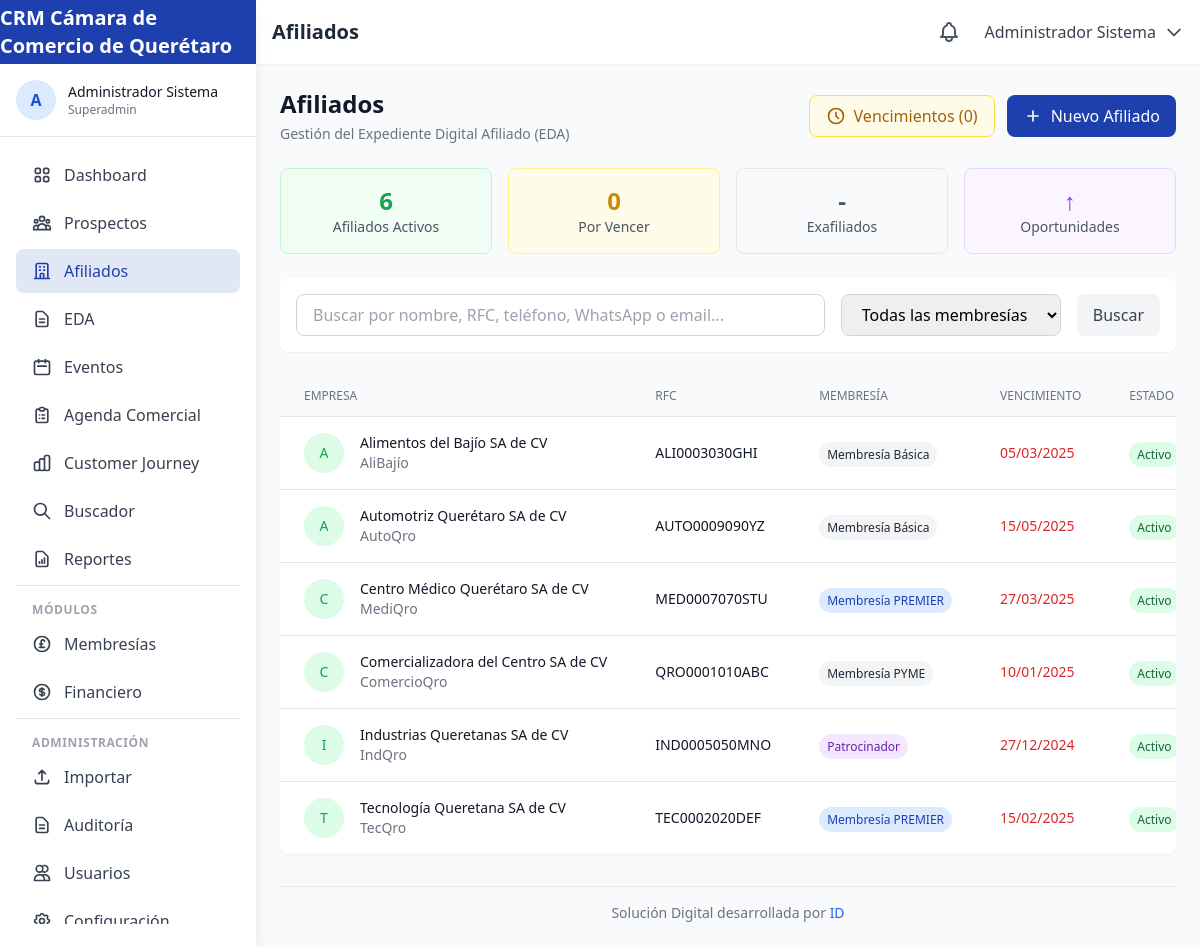
Screenshot of /afiliados (signed in) with the database file from the repository.
### tables this page shows
CREATE TABLE IF NOT EXISTS `affiliations` (
    `id` INT UNSIGNED AUTO_INCREMENT PRIMARY KEY,
    `contact_id` INT UNSIGNED NOT NULL,
    `membership_type_id` INT UNSIGNED NOT NULL,
    `affiliate_user_id` INT UNSIGNED COMMENT 'Usuario afiliador que realizó la venta',
    `affiliation_date` DATE NOT NULL,
    `expiration_date` DATE NOT NULL,
    `status` ENUM('active', 'expired', 'cancelled', 'pending_payment') DEFAULT 'active',
    `payment_status` ENUM('paid', 'pending', 'partial') DEFAULT 'pending',
    `amount` DECIMAL(10,2) NOT NULL,
    `payment_method` VARCHAR(50),
    `payment_reference` VARCHAR(100),
    `invoice_number` VARCHAR(50),
    `invoice_status` ENUM('invoiced', 'pending', 'not_required') DEFAULT 'pending',
    `notes` TEXT,
    `created_at` TIMESTAMP DEFAULT CURRENT_TIMESTAMP,
    `updated_at` TIMESTAMP DEFAULT CURRENT_TIMESTAMP ON UPDATE CURRENT_TIMESTAMP,
    FOREIGN KEY (`contact_id`) REFERENCES `contacts`(`id`) ON DELETE CASCADE,
    FOREIGN KEY (`membership_type_id`) REFERENCES `membership_types`(`id`),
    FOREIGN KEY (`affiliate_user_id`) REFERENCES `users`(`id`) ON DELETE SET NULL,
    INDEX `idx_expiration` (`expiration_date`),
    INDEX `idx_status` (`status`)
);

CREATE TABLE IF NOT EXISTS `contacts` (
    `id` INT UNSIGNED AUTO_INCREMENT PRIMARY KEY,
    `rfc` VARCHAR(13) UNIQUE,
    `whatsapp` VARCHAR(20),
    `contact_type` ENUM('afiliado', 'exafiliado', 'prospecto', 'nuevo_usuario', 'funcionario', 'publico_general', 'consejero_propietario', 'consejero_invitado', 'mesa_directiva') DEFAULT 'nuevo_usuario',
    `business_name` VARCHAR(255),
    `commercial_name` VARCHAR(255),
    `owner_name` VARCHAR(255),
    `legal_representative` VARCHAR(255),
    `corporate_email` VARCHAR(255),
    `phone` VARCHAR(20),
    `industry` VARCHAR(100),
    `niza_classification` VARCHAR(10),
    `products_sells` JSON COMMENT '4 principales productos que vende',
    `products_buys` JSON COMMENT '2 principales productos que compra',
    `discount_percentage` DECIMAL(5,2) DEFAULT 0,
    `commercial_address` TEXT,
    `fiscal_address` TEXT,
    `city` VARCHAR(100),
    `state` VARCHAR(100) DEFAULT 'Querétaro',
    `postal_code` VARCHAR(10),
    `google_maps_url` VARCHAR(500),
    `website` VARCHAR(255),
    `facebook` VARCHAR(255),
    `instagram` VARCHAR(255),
    `linkedin` VARCHAR(255),
    `twitter` VARCHAR(255),
    `whatsapp_sales` VARCHAR(20),
    `whatsapp_purchases` VARCHAR(20),
    `whatsapp_admin` VARCHAR(20),
    `profile_completion` TINYINT UNSIGNED DEFAULT 0 COMMENT 'Porcentaje de completitud 0-100',
    `completion_stage` ENUM('A', 'B', 'C') DEFAULT 'A',
    `assigned_affiliate_id` INT UNSIGNED COMMENT 'Afiliador asignado',
    `source_channel` ENUM('chatbot', 'alta_directa', 'evento_gratuito', 'evento_pagado', 'buscador', 'jefatura_comercial') DEFAULT 'alta_directa',
    `notes` TEXT,
    `is_validated` TINYINT(1) DEFAULT 0 COMMENT 'Para consejeros y mesa directiva',
    `validated_by` INT UNSIGNED,
    `created_at` TIMESTAMP DEFAULT CURRENT_TIMESTAMP,
    `updated_at` TIMESTAMP DEFAULT CURRENT_TIMESTAMP ON UPDATE CURRENT_TIMESTAMP,
    FOREIGN KEY (`assigned_affiliate_id`) REFERENCES `users`(`id`) ON DELETE SET NULL,
    FOREIGN KEY (`validated_by`) REFERENCES `users`(`id`) ON DELETE SET NULL,
    INDEX `idx_contact_type` (`contact_type`),
    INDEX `idx_rfc` (`rfc`),
    INDEX `idx_whatsapp` (`whatsapp`)
);

CREATE TABLE IF NOT EXISTS `membership_types` (
    `id` INT UNSIGNED AUTO_INCREMENT PRIMARY KEY,
    `name` VARCHAR(100) NOT NULL,
    `code` VARCHAR(20) NOT NULL UNIQUE,
    `price` DECIMAL(10,2) NOT NULL,
    `duration_days` INT DEFAULT 360,
    `benefits` JSON,
    `is_active` TINYINT(1) DEFAULT 1,
    `created_at` TIMESTAMP DEFAULT CURRENT_TIMESTAMP
);

### app/views/affiliates/index.php (the view, shortened to what the rows shown need)
<div class="space-y-6">
    <div class="flex flex-col sm:flex-row sm:items-center sm:justify-between">
        <div>
            <h2 class="text-2xl font-bold text-gray-900">Afiliados</h2>
        </div>
    </div>
    <div class="bg-white rounded-lg shadow-sm overflow-hidden">
        <div class="overflow-x-auto">
            <table class="min-w-full divide-y divide-gray-200">
                <thead class="bg-gray-50">
                    <tr>
                        <th class="px-6 py-3 text-left text-xs font-medium text-gray-500 uppercase">Empresa</th>
                        <th class="px-6 py-3 text-left text-xs font-medium text-gray-500 uppercase">RFC</th>
                        <th class="px-6 py-3 text-left text-xs font-medium text-gray-500 uppercase">Membresía</th>
                        <th class="px-6 py-3 text-left text-xs font-medium text-gray-500 uppercase">Vencimiento</th>
                        <th class="px-6 py-3 text-left text-xs font-medium text-gray-500 uppercase">Estado</th>
                    </tr>
                </thead>
                <tbody class="bg-white divide-y divide-gray-200">
                    <?php if (empty($affiliates)): ?>
                    <tr>
                        <td colspan="7" class="px-6 py-12 text-center text-gray-500">
                            No hay afiliados registrados
                        </td>
                    </tr>
                    <?php else: ?>
                    <?php foreach ($affiliates as $affiliate):
                        $daysToExpire = $affiliate['expiration_date'] ?
                            floor((strtotime($affiliate['expiration_date']) - time()) / 86400) : null;
                        $expirationStatus = 'active';
                        if ($daysToExpire !== null) {
                            if ($daysToExpire < 0) $expirationStatus = 'expired';
                            elseif ($daysToExpire <= 30) $expirationStatus = 'warning';
                        }
                    ?>
                    <tr class="hover:bg-gray-50">
                        <td class="px-6 py-4 whitespace-nowrap">
                            <div class="flex items-center">
                                <div class="flex-shrink-0 h-10 w-10 bg-green-100 rounded-full flex items-center justify-center">
                                    <span class="text-green-600 font-medium text-sm">
                                        <?php echo substr($affiliate['business_name'] ?? 'A', 0, 1); ?>
                                    </span>
                                </div>
                                <div class="ml-4">
                                    <div class="text-sm font-medium text-gray-900">
                                        <?php echo htmlspecialchars($affiliate['business_name'] ?? ''); ?>
                                    </div>
                                    <div class="text-sm text-gray-500">
                                        <?php echo htmlspecialchars($affiliate['commercial_name'] ?? ''); ?>
                                    </div>
                                </div>
                            </div>
                        </td>
                        <td class="px-6 py-4 whitespace-nowrap text-sm text-gray-900">
                            <?php echo htmlspecialchars($affiliate['rfc'] ?? '-'); ?>
                        </td>
                        <td class="px-6 py-4 whitespace-nowrap">
                            <span class="px-2 py-1 text-xs font-medium rounded-full
                                <?php echo ($affiliate['membership_code'] ?? '') === 'PATROCINADOR' ? 'bg-purple-100 text-purple-800' :
                                          (($affiliate['membership_code'] ?? '') === 'PREMIER' ? 'bg-blue-100 text-blue-800' :
                                          'bg-gray-100 text-gray-800'); ?>">
                                <?php echo htmlspecialchars($affiliate['membership_name'] ?? 'Sin membresía'); ?>
                            </span>
                        </td>
                        <td class="px-6 py-4 whitespace-nowrap text-sm">
                            <?php if ($affiliate['expiration_date']): ?>
                            <span class="<?php echo $expirationStatus === 'expired' ? 'text-red-600' :
                                                   ($expirationStatus === 'warning' ? 'text-yellow-600' : 'text-gray-900'); ?>">
                                <?php echo date('d/m/Y', strtotime($affiliate['expiration_date'])); ?>
                            </span>
                            <?php else: ?>
                            <span class="text-gray-500">-</span>
                            <?php endif; ?>
                        </td>
                        <td class="px-6 py-4 whitespace-nowrap">
                            <span class="px-2 py-1 text-xs rounded-full
                                <?php echo ($affiliate['affiliation_status'] ?? '') === 'active' ? 'bg-green-100 text-green-800' : 'bg-red-100 text-red-800'; ?>">
                                <?php echo ($affiliate['affiliation_status'] ?? '') === 'active' ? 'Activo' : 'Inactivo'; ?>
                            </span>
                        </td>
                    </tr>
                    <?php endforeach; ?>
                    <?php endif; ?>
                </tbody>
            </table>
        </div>
    </div>
</div>

### rows the page displays
affiliations: contact.business_name "A", contact.business_name "Alimentos del Bajío SA de CV", contact.commercial_name "AliBajío", contact.rfc "ALI0003030GHI", membership_type.name "Membresía Básica", expiration_date "05/03/2025", status "Activo"
affiliations: contact.business_name "A", contact.business_name "Automotriz Querétaro SA de CV", contact.commercial_name "AutoQro", contact.rfc "AUTO0009090YZ", membership_type.name "Membresía Básica", expiration_date "15/05/2025", status "Activo"
affiliations: contact.business_name "C", contact.business_name "Centro Médico Querétaro SA de CV", contact.commercial_name "MediQro", contact.rfc "MED0007070STU", membership_type.name "Membresía PREMIER", expiration_date "27/03/2025", status "Activo"
affiliations: contact.business_name "C", contact.business_name "Comercializadora del Centro SA de CV", contact.commercial_name "ComercioQro", contact.rfc "QRO0001010ABC", membership_type.name "Membresía PYME", expiration_date "10/01/2025", status "Activo"
affiliations: contact.business_name "I", contact.business_name "Industrias Queretanas SA de CV", contact.commercial_name "IndQro", contact.rfc "IND0005050MNO", membership_type.name "Patrocinador", expiration_date "27/12/2024", status "Activo"
affiliations: contact.business_name "T", contact.business_name "Tecnología Queretana SA de CV", contact.commercial_name "TecQro", contact.rfc "TEC0002020DEF", membership_type.name "Membresía PREMIER", expiration_date "15/02/2025", status "Activo"

### other values shown
$siteName "CRM Cámara de Comercio de Querétaro"
mb_substr($_SESSION['user_name'] ?? 'U', 0, 1, 'UTF-8') "A"
$_SESSION['user_name'] "Administrador Sistema"
$_SESSION['user_role'] "Superadmin"
$pageTitle "Afiliados"
$expiringCount "0"
count($affiliates) "6"
